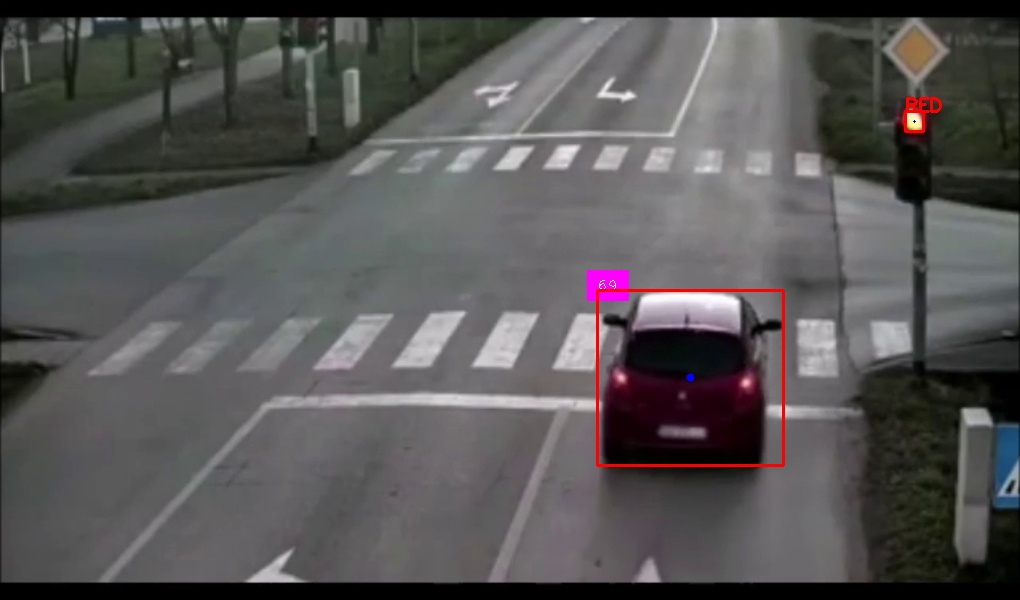
#> input picture Detect-red-traffic-light-violations-using-opencv-and-yolov10-main/saved_images/2025-11-10/01-39-58.jpg, 1020 x 600 px
$ python -i test1.py   (imports and definitions only)
#> lines starting #> are read from the running program, lines starting #| are printed output that depends on the picture; after the words box and inside, x2 and y2 are one past the last pixel; in counts of white or black regions, pixels touching at a corner belong together
#> further down, picture is the input picture: shape (600, 1020, 3); mean B, G, R 85, 85, 86.8
import cv2
import numpy as np

def process_frame(frame):
    lower_range = np.array([58, 97, 222])  # Green color range
    upper_range = np.array([179, 255, 255])
    lower_range1 = np.array([0, 43, 184])  # Red color range
    upper_range1 = np.array([56,132, 255])

    hsv = cv2.cvtColor(frame, cv2.COLOR_BGR2HSV)
#> hsv: shape (600, 1020, 3); mean H, S, V 86.2, 27.4, 89.2

    # Create masks for both color ranges
    mask = cv2.inRange(hsv, lower_range, upper_range)
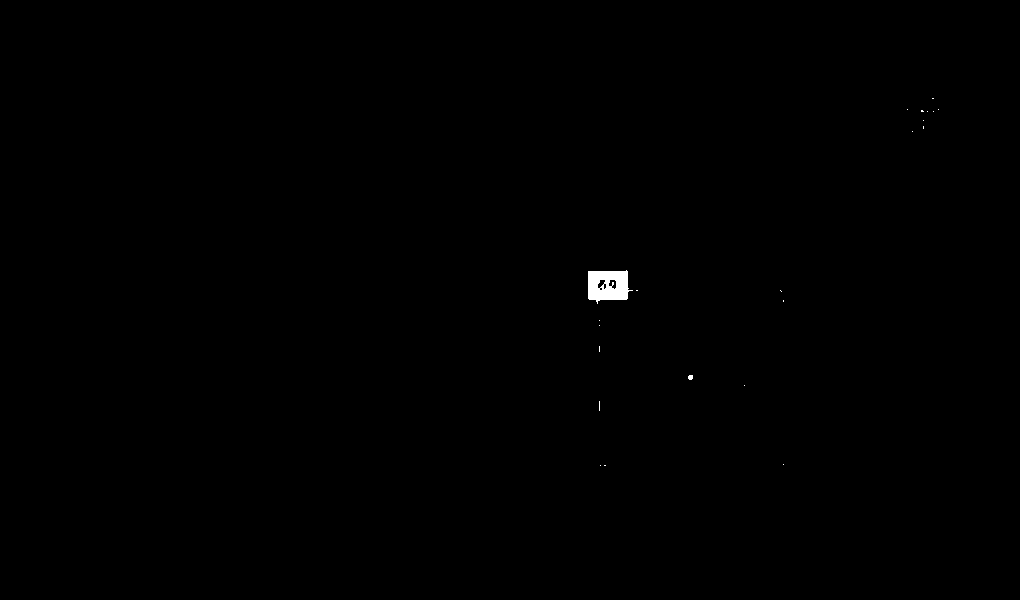
#> mask: shape (600, 1020); 0.19% white; 22 white regions (20 under 20 px), largest, box (x1, y1, x2, y2) and area: (588, 270, 633, 304) 1088, (688, 375, 693, 380) 22
    mask1 = cv2.inRange(hsv, lower_range1, upper_range1)
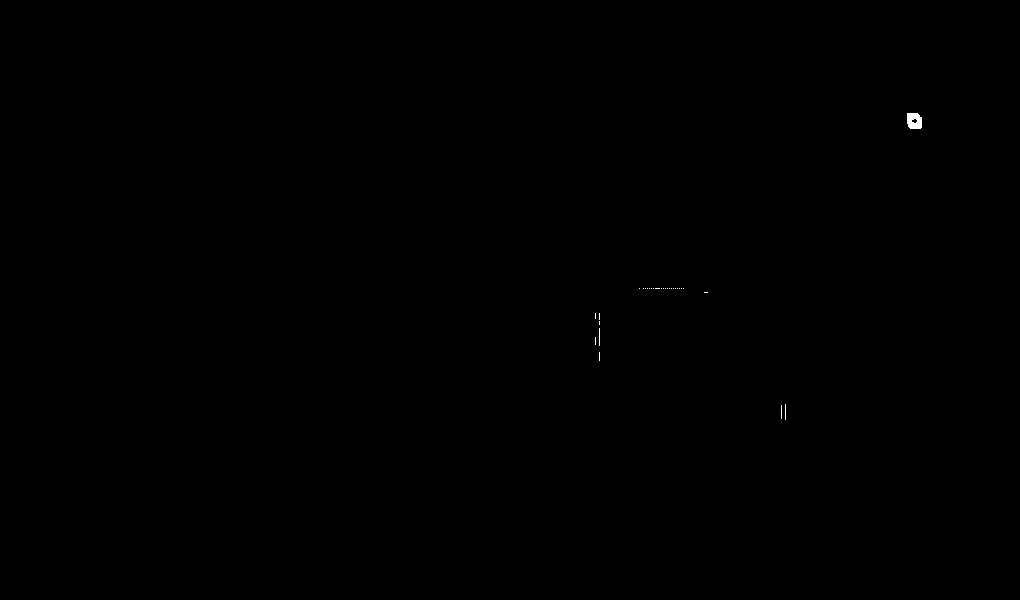
#> mask1: shape (600, 1020); 0.05% white; 30 white regions (29 under 20 px), largest, box (x1, y1, x2, y2) and area: (907, 113, 922, 129) 206

    # Combine the two masks
    combined_mask = cv2.bitwise_or(mask, mask1)
#> combined_mask: shape (600, 1020); 0.24% white; 47 white regions (43 under 20 px)

    # Threshold the combined mask
    _, final_mask = cv2.threshold(combined_mask, 254, 255, cv2.THRESH_BINARY)
    detected_label = None

    # Find contours
    cnts, _ = cv2.findContours(final_mask, cv2.RETR_EXTERNAL, cv2.CHAIN_APPROX_NONE)
#> cnts = 47 contours, 45 with area under 20; largest, box (x1, y1, x2, y2) and area: (588, 270, 633, 304) 1102, (907, 113, 922, 129) 194
    for c in cnts:
        if cv2.contourArea(c) > 50:
            x, y, w, h = cv2.boundingRect(c)

            # Calculate the center point of the rectangle
            cx = x + w // 2
            cy = y + h // 2

            if cx < 915:

            # Determine the color of the contour
                if cv2.countNonZero(mask[y:y+h, x:x+w]) > 0:  # Green color range
                   color = (0, 255, 0)  # Green color for the rectangle
                   text_color = (0, 255, 0)  # Green text
                   label = "GREEN"
                elif cv2.countNonZero(mask1[y:y+h, x:x+w]) > 0:  # Red color range
                   color = (0, 0, 255)  # Red color for the rectangle
                   text_color = (0, 0, 255)  # Red text
                   label = "RED"
            else:
                continue

            detected_label = label
            # Draw rectangle
            cv2.rectangle(frame, (x, y), (x + w, y + h), color, 2)

            # Draw the center point
            cv2.circle(frame, (cx, cy), 1, (255, 0, 0), -1)  # Draw a small blue circle at the center

            # Display text
            cv2.putText(frame, label, (x, y), cv2.FONT_HERSHEY_SIMPLEX, 0.6, text_color, 2)
#> this loop made 47 passes
#> (x, y, w, h, cx, cy, text_color, label) on passes 37, 41: (588, 270, 45, 34, 610, 287, (0, 255, 0), 'GREEN'), (907, 113, 15, 16, 914, 121, (0, 0, 255), 'RED')
#> c on passes 1, 2, 3, 7, 13, 15: [[604, 465], [605, 465]], [[600, 465]], [[783, 464]], [[744, 385]], [[783, 300], [783, 301]], [[780, 290], [781, 291]]
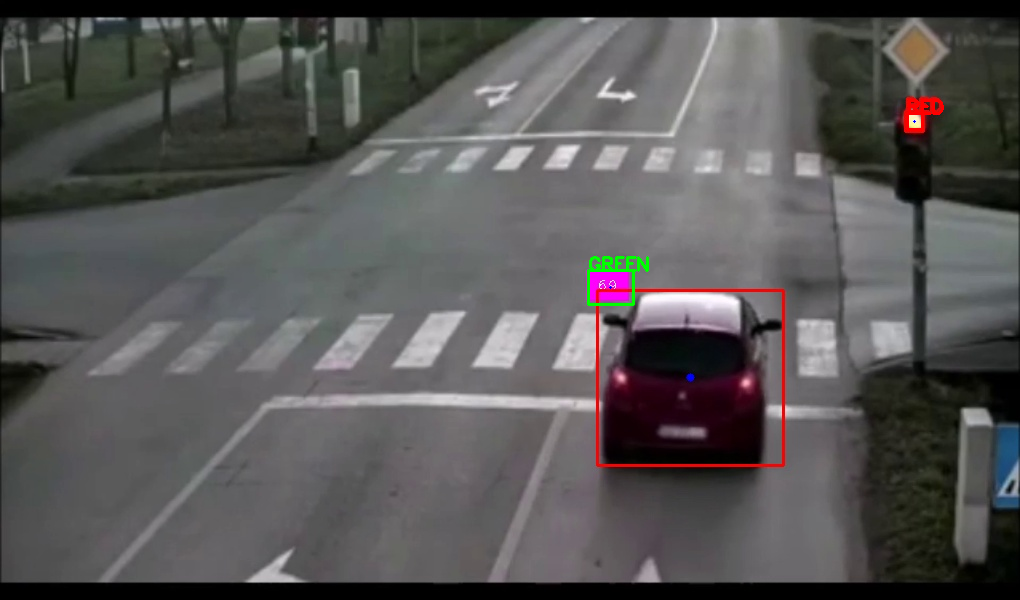
#> frame: shape (600, 1020, 3); 0.24% of pixels changed, all inside (x1, y1, x2, y2) = (587, 99, 944, 306)

    return frame,detected_label

>>> import cv2
>>> picture = cv2.imread('saved_images/2025-11-10/01-39-58.jpg')
>>> result = process_frame(picture)
